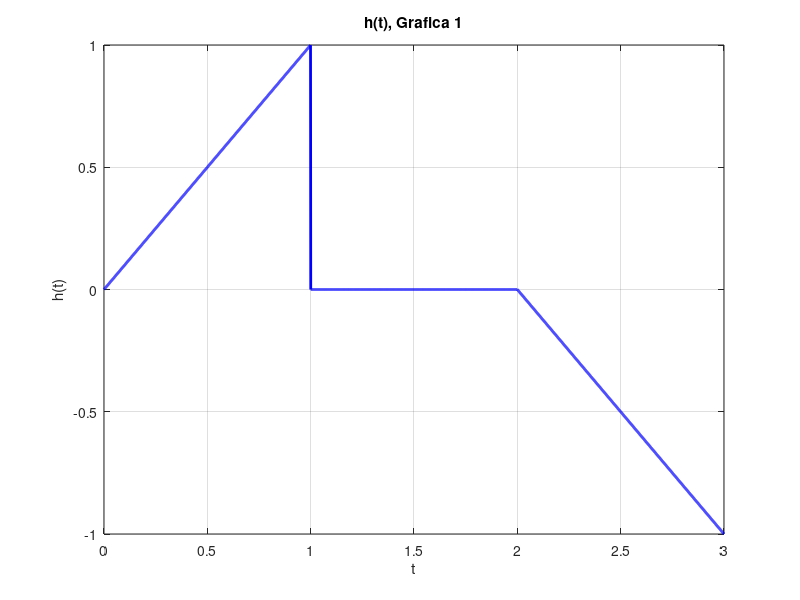

Reproduce this figure in MATLAB. (Note: this script raises an error after producing the figure.)
%Funcion h(t)
figure(1); 
% Declaracion del dominio
dom = linspace(0,3,3000);
% Funcion
x =[dom(dom <= 1),zeros(1,1000),-(dom(dom>=2)-2)];
plot(dom, x, 'b', 'LineWidth', 2);
grid on
xlabel('t')
ylabel('h(t)')
title('h(t), Grafica 1');

% a. Evaluar la paridad de la funcion
dom_neg = -dom;  % Dominio negativo
x_neg = -x;      % Funcion reflejada en el eje y
ev = x - x_neg;  % Evaluar la paridad
if all(ev == 0)
    paridad = 'La funcion h(t): Tiene paridad PAR';
    a0 = 1/3 * trapz(dom, x);  % Coeficiente a0
elseif all(ev ~= 0)
    paridad = 'La funcion h(t): Tiene paridad IMPAR';
    a0 = 0; % Si no es par, a0 es 0
else
    paridad = 'La funcion h(t): No tiene paridad PAR, IMPAR ni de MEDIA ONDA';
end
disp(paridad);

% b. Coeficientes a_k y b_k
N = input('Ingrese el numero de armonicos: ');  % Numero de armonicos
a_k = zeros(1, N);
b_k = zeros(1, N);

% Coefientes para calcular la serie de Fourier
% trapz hace la aproximacion 
for k = 1:N
    a_k(k) = 1/3 * trapz(dom, x .* cos(k * dom));
    b_k(k) = 1/3 * trapz(dom, x .* sin(k * dom));
end

% c. Mostrar la serie de Fourier trigonometrica con N armonicos
t = linspace(0,3, 1000);  % Dominio para la serie
x_approx = a0 / 2;  % Termino constante

Ar = 5;
for k = 1:Ar
    x_approx = x_approx + a_k(k) * cos(k * t) + b_k(k) * sin(k * t);
    disp(['a' num2str(k) ' = ' num2str(a_k(k))]);
    disp(['b' num2str(k) ' = ' num2str(b_k(k))]);
end

%e. Mostrar la suma de la serie 
% con el inciso c ahi calculas la sintesis de la serie de Fourier y solo
% hago plot del x_aprox1:
% x_approx1 = x_approx1 + a_k(k) * cos(k * t1) + b_k(k1) * sin(k * t);
t1 = linspace(0,3, 1000);
x_approx1 = a0 / 2;

for k = 1:N
    x_approx1 = x_approx1 + a_k(k) * cos(k * t1) + b_k(k) * sin(k * t1);
end
figure(2);
plot(t, x_approx1, 'r', 'LineWidth', 2);
grid on;
xlabel('t');
ylabel('h(t)');
title(['Serie de Fourier Trigonometrica con ' num2str(N) ' Armonicos']);
% Calculo de la magnitud y fase de cada componente armonica
% Calculo de la magnitud y fase de cada componente armonica
magnitude = zeros(1, Ar);
phase = zeros(1, Ar);

for k = 1:Ar
    % Calcular la magnitud de bk
    magnitude(k) = abs(b_k(k));
    phase(k) = atan2(b_k(k), a_k(k)); % Calcular la fase de ak y bk
end

% Grafica de magnitud
figure;
stem(1:Ar, magnitude, 'g', 'LineWidth', 2);
grid on;
xlabel('Armonico');
ylabel('Magnitud (|bk|)');
title('Magnitud de Componentes Armonicas');

% Grafica la fase
figure;
stem(1:Ar, phase, 'm', 'LineWidth', 2);
grid on;
xlabel('Armonico');
ylabel('Fase (radianes)');
title('Fase de Componentes Armonicas');


% Parametro de precision deseado
precision_deseada = 0.999999999;

% Numero de armonicos iniciales es para que empiece desde el primer
% armonico
A = 1;
% Aproximacion inicial
x_approx = zeros(size(dom));
while true
    a_k1 = 1/pi * trapz(dom, x .* cos(A * dom));
    b_k2 = 1/pi * trapz(dom, x .* sin(A * dom));
    
    % Sirve para hacer una aproximacion acumulativa con los armonicos 
    x_approx = x_approx + a_k1 * cos(A * dom) + b_k2 * sin(A * dom);
    
    % Calcula la correlacion entre x y x_approx
    correlacion = corrcoef(x, x_approx);
    correlacion = correlacion(1, 2);
    
    % Muestra la correlacion actual
    % disp(['Correlacion con ' num2str(A) ' armonicos: ' num2str(correlacion)]);  
    % Si alcanzamos la precision deseada o la correlacion no mejora 
    % significativamente, detener el bucle
    if correlacion >= precision_deseada || correlacion < 0 || A > length(dom)/2
        break;
    end   
    % Incrementar el numero de armonicos
    A = A + 1;
end
% Mostrar el numero minimo de armonicos requeridos
disp(['El numero minimo de armonicos requeridos para una correlacion del ' ...
    num2str(precision_deseada*100) '% es: ' num2str(A)]);
% Graficar la senal original y la aproximada con el numero minimo de armonicos
figure;
plot(dom, x, 'b', 'LineWidth', 2);
hold on;
plot(dom, x_approx, 'r', 'LineWidth', 2);
grid on;
xlabel('t');
ylabel('h(t)');
legend('Señal Original', 'Señal Aproximada');
title(['Comparacion entre la Señal Original y la Aproximacion con ' num2str(A) ' Armonicos']);
